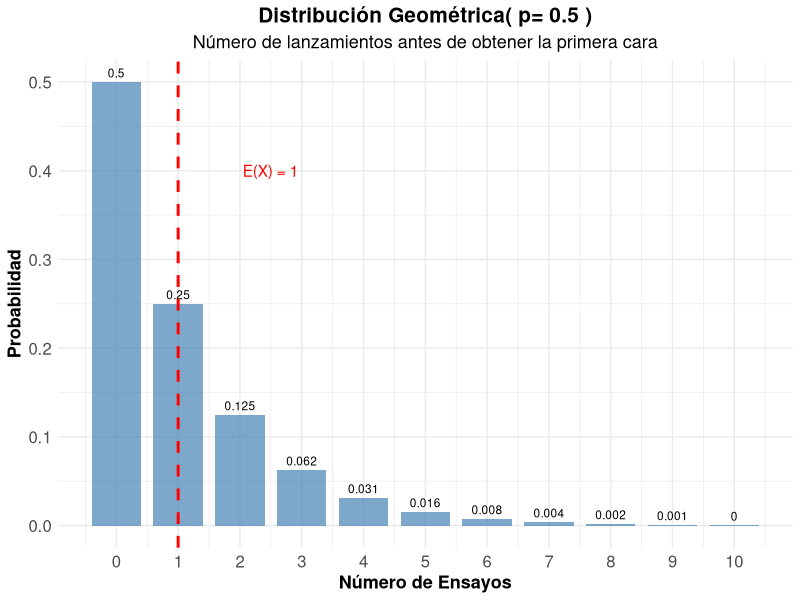
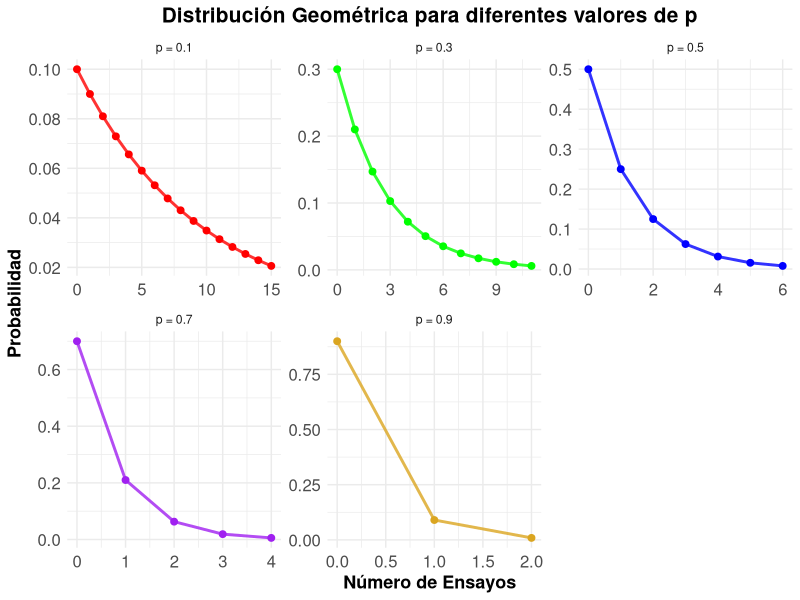
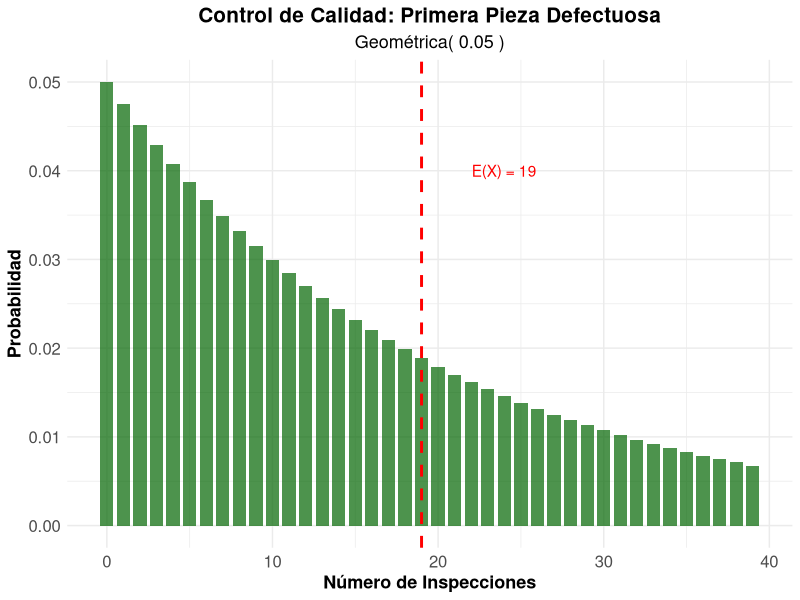
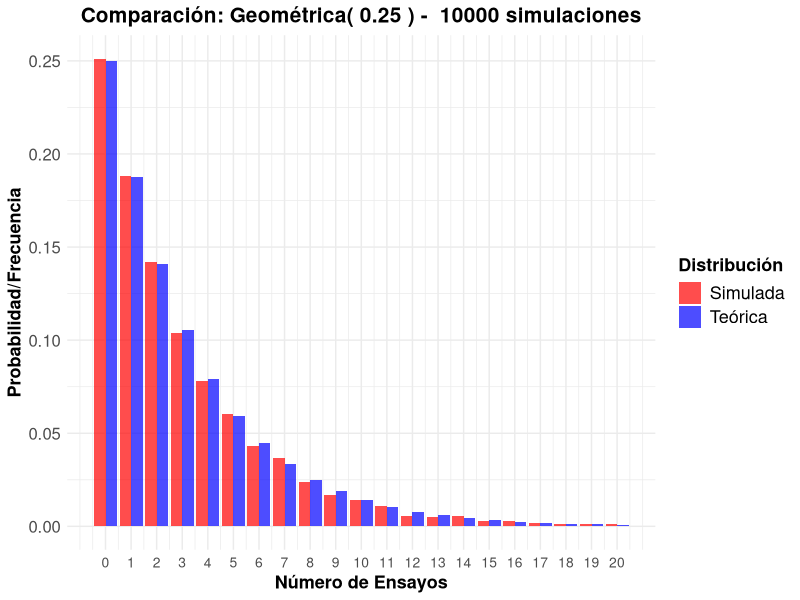
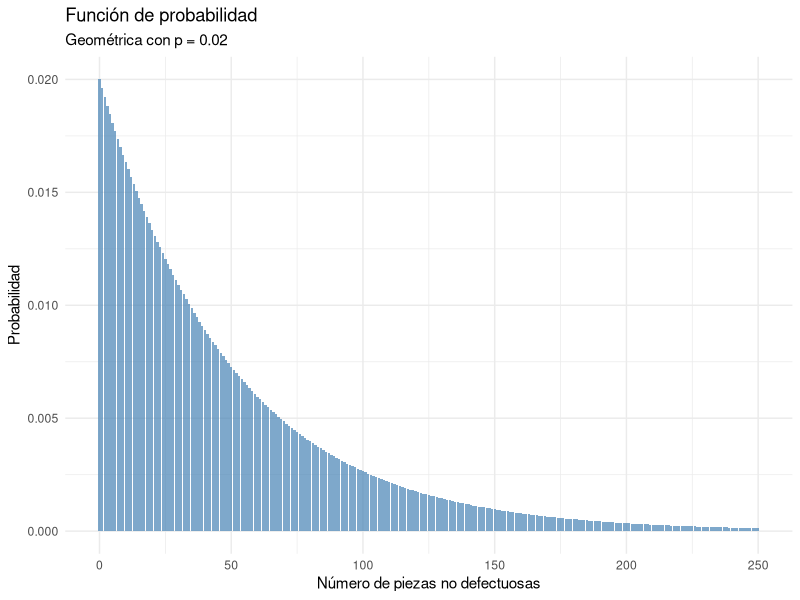
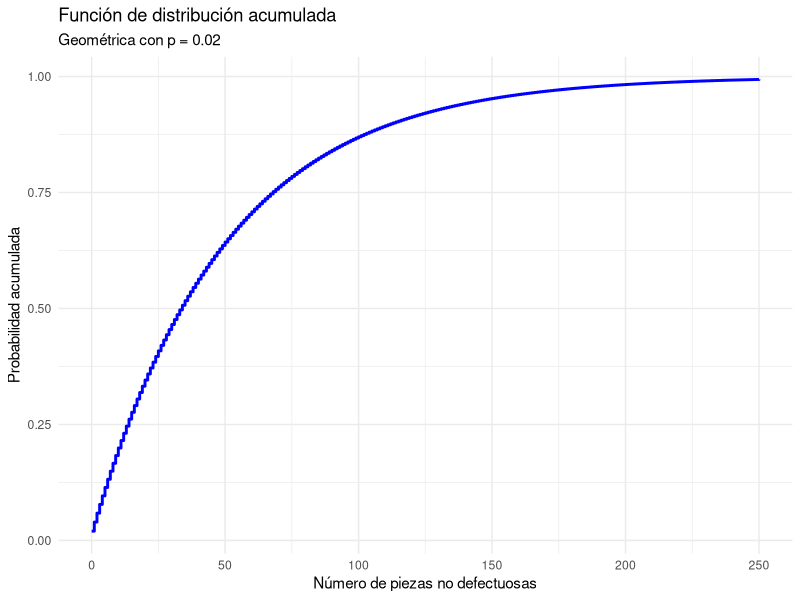
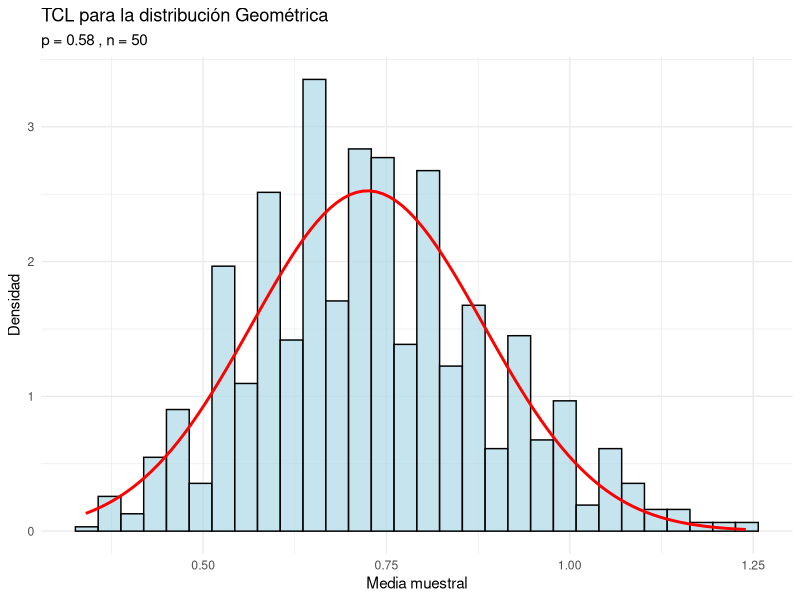

The R source for these figures, in order:
## ---- chunk 1
#| label: setup
#| include: false

library(tidyverse)
library(kableExtra)
library(gridExtra)
library(tidyr)
## ---- chunk 2
#| label: moneda-geometrica
#| code-fold: true

# Parámetro
p_cara <- 0.5

# Calcular probabilidades para los primeros 11 ensayos
k_moneda <- 0:10
# Prefijo d (density) sufijo es el de la va
prob_geometrica <- dgeom(k_moneda , p_cara)  

# Crear tabla
geometrica_moneda <- data.frame(
  Ensayo = k_moneda,
  Probabilidad = prob_geometrica,
  Prob_Acumulada = pgeom(k_moneda, p_cara)
)

kable(geometrica_moneda, 
      caption = "Distribución Geométrica - Primera cara (p = 0.5)",
      digits = 4,
      col.names = c("Ensayo", "P(X = x)", "P(X ≤ x)")) %>%
  kable_styling(bootstrap_options = "striped")

# Parámetros estadísticos
media_moneda <- (1-p_cara) / p_cara
varianza_moneda <- (1 - p_cara) / (p_cara^2)
desv_std_moneda <- sqrt(varianza_moneda)


cat("Media (ensayos esperados):", media_moneda, "\n")
cat("Varianza:", varianza_moneda, "\n")
cat("Desviación estándar:", round(desv_std_moneda, 4), "\n")

## ---- chunk 3
#| code-fold: true
#| fig-align: center


#| label: grafico-geometrica-basico
#| fig-cap: "Distribución Geométrica - Primera cara en lanzamiento de moneda"
ggplot(geometrica_moneda, aes(x = Ensayo, y = Probabilidad)) +
  geom_col(fill = "steelblue", alpha = 0.7, width = 0.8) +
  geom_text(aes(label = round(Probabilidad, 3)), vjust = -0.5, size = 3) +
  geom_vline(xintercept = media_moneda, color = "red", linetype = "dashed", linewidth = 1) +
  annotate("text", x = media_moneda + 1.5, y = max(prob_geometrica) * 0.8, 
           label = paste("E(X) =", media_moneda), color = "red") +
  scale_x_continuous(breaks = k_moneda) +
  labs(title = paste("Distribución Geométrica( p=", p_cara, ")"),
       subtitle = "Número de lanzamientos antes de obtener la primera cara",
       x = "Número de Ensayos",
       y = "Probabilidad") +
  theme_minimal() +
  theme(
    legend.title = element_text(size=13, face="bold"),
    legend.text = element_text(size=13),
    plot.title = element_text(size=15, face="bold", hjust = 0.5),
    plot.subtitle = element_text(size=13, hjust = 0.5),
    axis.text.x=element_text(size=12),
    axis.text.y=element_text(size=12),
    axis.title.x = element_text(face="bold", size=13),
    axis.title.y = element_text(face="bold", size=13)
    # panel.grid.major.y = element_line(color = "#ECF0F1", linewidth = 0.5,
    #   linetype = "dashed"),
    # panel.grid.minor.y = element_blank(),
    # panel.grid.major.x = element_blank(),
    # panel.background = element_rect(fill = "#FAFAFA", color = NA),
    # plot.background = element_rect(fill = "white", color = NA)
  )
## ---- chunk 4
#| label: diferentes-p
#| code-fold: true


# Diferentes probabilidades de éxito
p_values <- c(0.1, 0.3, 0.5, 0.7, 0.9)
k_max <- 15

# Crear data frame para comparación
geometrica_comp <- data.frame()
for(p in p_values) {
  k_vals <- 0:k_max
  probs <- dgeom(k_vals, p)  
  
  temp_data <- data.frame(
    p_label = paste("p =", p),
    k = k_vals,
    probabilidad = probs,
    media = (1-p)/p,
    varianza = (1-p)/(p^2)
  )
  geometrica_comp <- rbind(geometrica_comp, temp_data)
}

# Tabla de parámetros
parametros_comp <- data.frame(
  p = p_values,
  Media = (1-p_values)/p_values,
  Varianza = (1-p_values)/(p_values^2),
  Desv_Std = sqrt((1-p_values)/(p_values^2))
)

kable(parametros_comp, 
      caption = "Parámetros de la distribución geométrica para diferentes valores de p",
      digits = 4,
      col.names = c("p", "Media", "Varianza", "Desv. Std")) |> 
  kable_styling(bootstrap_options = "striped")
## ---- chunk 5
#| label: grafico-diferentes-p
#| code-fold: true
#| fig-align: center
#| fig-cap: "Distribución Geométrica para diferentes valores de p"
# Filtrar para mejor visualización
geometrica_filtered <- geometrica_comp[geometrica_comp$probabilidad > 0.005, ]

ggplot(geometrica_filtered, aes(x = k, y = probabilidad, color = p_label)) +
  geom_line(linewidth = 1, alpha = 0.8, show.legend = FALSE) +
  geom_point(size = 2, show.legend = FALSE) +
  scale_color_manual(values = c("red", "green", "blue", "purple", "goldenrod")) +
  facet_wrap(~p_label, scales = "free") +
  labs(title = "Distribución Geométrica para diferentes valores de p",
       x = "Número de Ensayos",
       y = "Probabilidad",
       color = "Parámetro") +
  theme_minimal() +
  theme(
    legend.title = element_text(size=13, face="bold"),
    legend.text = element_text(size=13),
    plot.title = element_text(size=15, face="bold", hjust = 0.5),
    plot.subtitle = element_text(size=13, hjust = 0.5),
    axis.text.x=element_text(size=12),
    axis.text.y=element_text(size=12),
    axis.title.x = element_text(face="bold", size=13),
    axis.title.y = element_text(face="bold", size=13)
    # panel.grid.major.y = element_line(color = "#ECF0F1", linewidth = 0.5,
    #   linetype = "dashed"),
    # panel.grid.minor.y = element_blank(),
    # panel.grid.major.x = element_blank(),
    # panel.background = element_rect(fill = "#FAFAFA", color = NA),
    # plot.background = element_rect(fill = "white", color = NA)
  )
## ---- chunk 6
#| label: falta-memoria
#| code-fold: true

# Demostración de la propiedad de falta de memoria
p_mem <- 0.3
s <- 5
t <- 3

# P(X >= s + t)
prob_s_t <- 1 - pgeom(s + t-1, p_mem)  

# P(X >= s) 
prob_s <- 1- pgeom(s-1, p_mem)

# P(X >= t) 
prob_t <- 1- pgeom(t-1, p_mem)

# P(X >= s + t | X >= s) = P(X >= s + t) / P(X >= s)
prob_condicional <- prob_s_t / prob_s

cat("Demostración de la Propiedad de Falta de Memoria:\n")
cat("Parámetros: p =", p_mem, ", s =", s, ", t =", t, "\n\n")
cat("P(X  ≥", s+t, ") =", round(prob_s_t, 6), "\n")
cat("P(X  ≥", s, ") =", round(prob_s, 6), "\n")
cat("P(X  ≥", t, ") =", round(prob_t, 6), "\n\n")
cat("P(X  ≥", s+t, "| X  ≥", s, ") =", round(prob_condicional, 6), "\n")
cat("P(X  ≥", t, ") =", round(prob_t, 6), "\n\n")
cat("¿Son iguales?", abs(prob_condicional - prob_t) < 1e-10, "\n")
## ---- chunk 7
#| label: control-calidad-geometrica
#| code-fold: true
#| fig-align: center
# Parámetros
p_defecto_geom <- 0.05

# Parámetros estadísticos
media_defecto <- (1-p_defecto_geom) / p_defecto_geom
varianza_defecto <- (1 - p_defecto_geom) / (p_defecto_geom^2)
desv_std_defecto <- sqrt(varianza_defecto)

cat("Control de Calidad - Primera pieza defectuosa:\n")
cat("Probabilidad de defecto por pieza:", p_defecto_geom, "\n")
cat("Número esperado de inspecciones:", media_defecto, "\n")
cat("Desviación estándar:", round(desv_std_defecto, 2), "\n\n")

# Probabilidades específicas
k_calidad <- 0:50
prob_calidad <- dgeom(k_calidad, p_defecto_geom)

# Preguntas de interés
prob_primera_10 <- sum(prob_calidad[1:10])
prob_mas_20 <- 1 - sum(prob_calidad[1:20])
prob_entre_10_30 <- sum(prob_calidad[10:30])

cat("Probabilidades de interés:\n")
cat("P(primera defectuosa en ≤ 10 inspecciones):", round(prob_primera_10, 4), "\n")
cat("P(primera defectuosa en > 20 inspecciones):", round(prob_mas_20, 4), "\n")
cat("P(primera defectuosa entre 10 y 30 inspecciones):", round(prob_entre_10_30, 4), "\n")



# Visualización
calidad_data <- data.frame(
  k = k_calidad[1:40],
  probabilidad = prob_calidad[1:40]
)

ggplot(calidad_data, aes(x = k, y = probabilidad)) +
  geom_col(fill = "darkgreen", alpha = 0.7, width = 0.8) +
  geom_vline(xintercept = media_defecto, color = "red", linetype = "dashed", linewidth = 1) +
  annotate("text", x = media_defecto + 5, y = max(prob_calidad) * 0.8, 
           label = paste("E(X) =", media_defecto), color = "red") +
  labs(title = "Control de Calidad: Primera Pieza Defectuosa",
       subtitle = paste("Geométrica(", p_defecto_geom, ")"),
       x = "Número de Inspecciones",
       y = "Probabilidad") +
  theme_minimal() +
  theme(
    legend.title = element_text(size=13, face="bold"),
    legend.text = element_text(size=13),
    legend.position = "bottom",
    plot.title = element_text(size=15, face="bold", hjust = 0.5),
    plot.subtitle = element_text(size=13, hjust = 0.5),
    axis.text.x=element_text(size=12),
    axis.text.y=element_text(size=12),
    axis.title.x = element_text(face="bold", size=13),
    axis.title.y = element_text(face="bold", size=13)
    # panel.grid.major.y = element_line(color = "#ECF0F1", linewidth = 0.5,
    #   linetype = "dashed"),
    # panel.grid.minor.y = element_blank(),
    # panel.grid.major.x = element_blank(),
    # panel.background = element_rect(fill = "#FAFAFA", color = NA),
    # plot.background = element_rect(fill = "white", color = NA)
  )
## ---- chunk 8
#| label: simulacion-geometrica
#| code-fold: true

p_sim <- 0.25
n_sim <- 10000

# Generar datos geométricos 
datos_geom <- rgeom(n_sim, p_sim) 

# Estadísticas observadas
media_obs <- mean(datos_geom)
var_obs <- var(datos_geom)
desv_obs <- sd(datos_geom)

# Valores teóricos
media_teo <- (1-p_sim) / p_sim
var_teo <- (1 - p_sim) / (p_sim^2)
desv_teo <- sqrt(var_teo)

cat("Simulación Geométrica (p =", p_sim, "):\n")
cat("Simulaciones:", n_sim, "\n\n")
cat("Media teórica:", media_teo, "| Media observada:", round(media_obs, 4), "\n")
cat("Varianza teórica:", var_teo, "| Varianza observada:", round(var_obs, 4), "\n")
cat("Desv. Std teórica:", round(desv_teo, 4), "| Desv. Std observada:", round(desv_obs, 4), "\n")

# Comparar distribuciones
freq_obs <- table(datos_geom[datos_geom <= 20]) / n_sim
k_comp <- as.numeric(names(freq_obs))
prob_teo <- dgeom(k_comp, p_sim)

comparacion_sim <- data.frame(
  k = k_comp,
  Freq_Observada = as.numeric(freq_obs),
  Prob_Teorica = prob_teo,
  Diferencia = abs(as.numeric(freq_obs) - prob_teo)
)

kable(head(comparacion_sim, 12), 
      caption = "Comparación frecuencias observadas vs probabilidades teóricas",
      digits = 4,
      col.names = c("k", "Freq. Observada", "Prob. Teórica", "Diferencia")) %>%
  kable_styling(bootstrap_options = "striped")
## ---- chunk 9
#| code-fold: true
#| fig-align: center

comp_sim_long <- comparacion_sim |> 
  pivot_longer(cols = c("Freq_Observada", "Prob_Teorica"), 
               names_to = "Tipo", values_to = "Valor") |> 
  mutate(Tipo = recode(Tipo, 
                       "Freq_Observada" = "Simulada", 
                       "Prob_Teorica" = "Teórica"))




ggplot(comp_sim_long, aes(x = k, y = Valor, fill = Tipo)) +
  geom_col(position = "dodge", alpha = 0.7) +
  scale_fill_manual(values = c("Teórica" = "blue", "Simulada" = "red")) +
  scale_x_continuous(breaks = seq(0, 20, by = 1)) +
  labs(title = paste("Comparación: Geométrica(", p_sim, ") - ", n_sim, "simulaciones"),
       x = "Número de Ensayos",
       y = "Probabilidad/Frecuencia",
       fill = "Distribución") +
  theme_minimal() +
  theme(
    legend.title = element_text(size=13, face="bold"),
    legend.text = element_text(size=13),
    plot.title = element_text(size=15, face="bold", hjust = 0.5),
    plot.subtitle = element_text(size=13, hjust = 0.5),
    axis.text.x=element_text(size=10),
    axis.text.y=element_text(size=12),
    axis.title.x = element_text(face="bold", size=13),
    axis.title.y = element_text(face="bold", size=13)
    # panel.grid.major.y = element_line(color = "#ECF0F1", linewidth = 0.5,
    #   linetype = "dashed"),
    # panel.grid.minor.y = element_blank(),
    # panel.grid.major.x = element_blank(),
    # panel.background = element_rect(fill = "#FAFAFA", color = NA),
    # plot.background = element_rect(fill = "white", color = NA)
  )

## ---- chunk 10
#| label: geometrica-ejercicio-1
#| fig-align: center

p <- 0.02
x <- 0:250

datos_geom <- data.frame(
  x = x,
  probabilidad = dgeom(x, prob = p),
  acumulada = pgeom(x, prob = p)
)

ggplot(datos_geom, aes(x = x, y = probabilidad)) +
  geom_col(fill = "steelblue", alpha = 0.7) +
  labs(
    title = "Función de probabilidad",
    subtitle = "Geométrica con p = 0.02",
    x = "Número de piezas no defectuosas",
    y = "Probabilidad"
  ) +
  theme_minimal()
## ---- chunk 11
ggplot(datos_geom, aes(x = x, y = acumulada)) +
  geom_step(color = "blue", linewidth = 1) +
  labs(
    title = "Función de distribución acumulada",
    subtitle = "Geométrica con p = 0.02",
    x = "Número de piezas no defectuosas",
    y = "Probabilidad acumulada"
  ) +
  theme_minimal()
## ---- chunk 12
media_teorica <- (1-p)/p
var_teorica <- (1-p)/(p^2)
sd_teorica <- sqrt(var_teorica)

media_teorica
var_teorica
sd_teorica
## ---- chunk 13
set.seed(123)

sim_geom <- rgeom(
  10000,
  prob = p
)

comparacion_geom <- data.frame(
  Estadistica = c("Media", "Varianza", "Desv. Estándar"),
  Teorica = c(
    media_teorica,
    var_teorica,
    sd_teorica
  ),
  Simulada = c(
    mean(sim_geom),
    var(sim_geom),
    sd(sim_geom)
  )
)

comparacion_geom
## ---- chunk 14
s <- 18
t <- 11

prob_s_t <- 1 - pgeom(s+t-1, p)
prob_s <- 1 - pgeom(s-1, p)
prob_t <- 1 - pgeom(t-1, p)

prob_condicional <- prob_s_t/prob_s

cat(
  "P(X ≥ s+t | X ≥ s) =",
  prob_condicional, "\n"
)

cat(
  "P(X ≥ t) =",
  prob_t, "\n"
)

cat(
  "¿Son iguales?",
  abs(prob_condicional-prob_t) < 1e-10
)
## ---- chunk 15
#| label: tcl-geometrica
#| fig-align: center

set.seed(123)

p <- 0.58     
k <- 1000
n <- 50

medias_geom <- replicate(k, {
  mean(rgeom(n, prob = p))
})

mu <- (1-p)/p
var_media <- ((1-p)/(p^2))/n

datos_tcl_geom <- data.frame(
  Medias = medias_geom
)

ggplot(datos_tcl_geom) +
  geom_histogram(
    aes(x = Medias, y = after_stat(density)),
    bins = 30,
    fill = "lightblue",
    color = "black",
    alpha = 0.7
  ) +
  stat_function(
    fun = dnorm,
    args = list(
      mean = mu,
      sd = sqrt(var_media)
    ),
    color = "red",
    linewidth = 1
  ) +
  labs(
    title = "TCL para la distribución Geométrica",
    subtitle = paste("p =", p, ", n =", n),
    x = "Media muestral",
    y = "Densidad"
  ) +
  theme_minimal()

cat("Media teórica:", mu, "\n")
cat("Media observada:", mean(medias_geom), "\n")
cat("Varianza teórica:", var_media, "\n")
cat("Varianza observada:", var(medias_geom), "\n")
